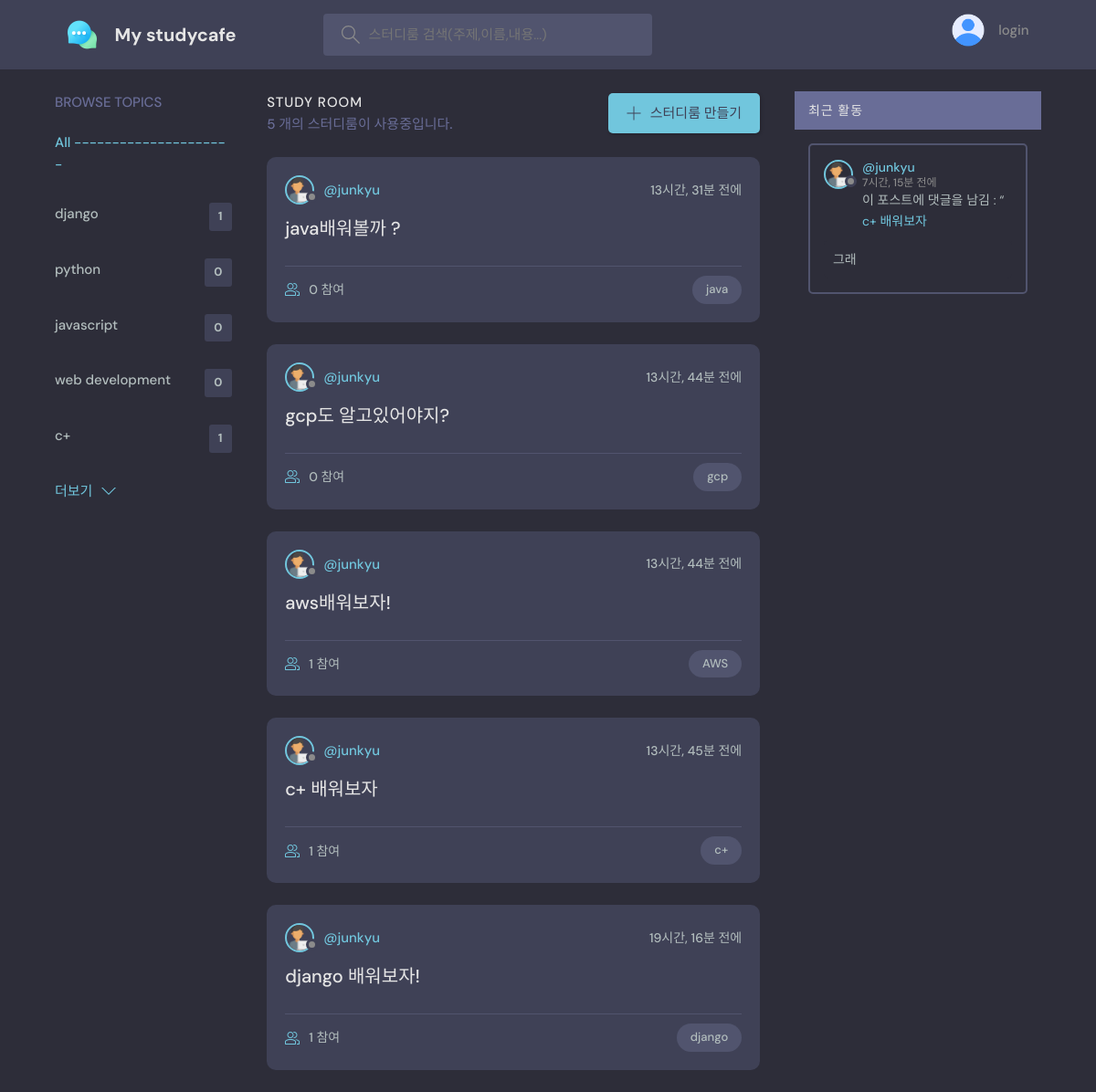
The app's page /, older data.
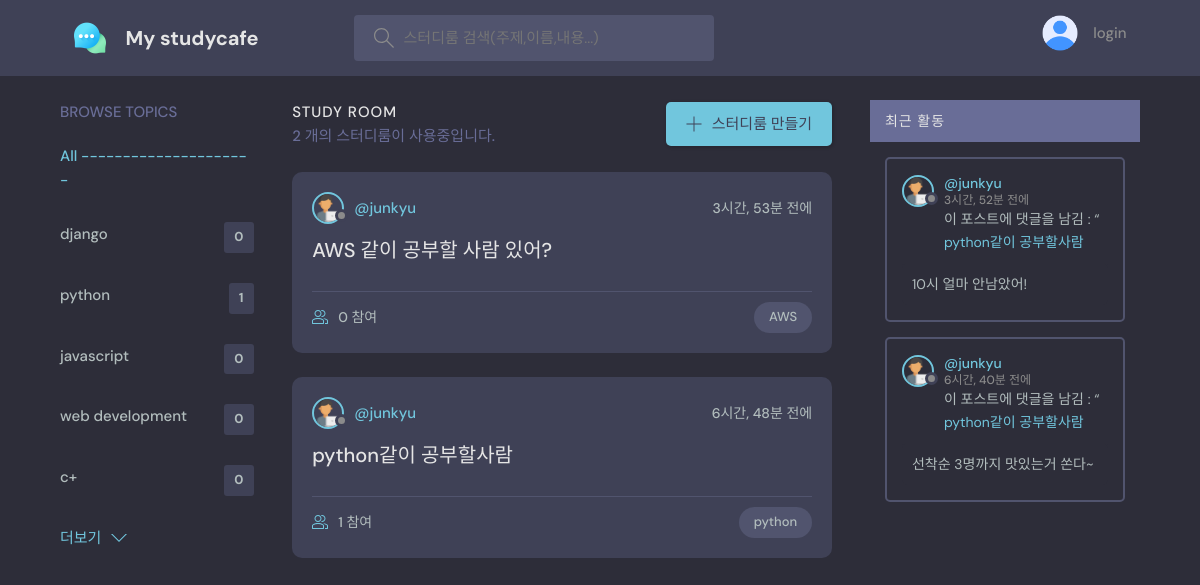
The same page, newer data.
### discord/models.py (models this page shows, shortened)
class Topic(models.Model):
    name = models.CharField(max_length=200)

class Room(models.Model):
    host = models.ForeignKey(User, on_delete=models.SET_NULL, null=True)
    topic = models.ForeignKey(Topic, on_delete=models.SET_NULL, null=True)
    name = models.CharField(max_length=200)
    description = models.TextField(null=True, blank=True)
    participants = models.ManyToManyField(User, related_name='participants', blank=True)
    updated = models.DateTimeField(auto_now=True)
    created = models.DateTimeField(auto_now_add=True)
    class Meta:
        ordering = ['-created','-updated']
    def __str__(self):
        return self.name

class Message(models.Model):
    user = models.ForeignKey(User, on_delete=models.CASCADE)
    room = models.ForeignKey(Room, on_delete=models.CASCADE)
    body = models.TextField()
    updated = models.DateTimeField(auto_now=True)
    created = models.DateTimeField(auto_now_add=True)
    class Meta:
        ordering = ['-created','-updated']

### discord/views.py (the view)
# urls.py: path('', views.home, name = "home"),
def home(request):
    q = request.GET.get('q') if request.GET.get('q') != None else ''
    rooms = Room.objects.filter(
        Q(topic__name__icontains=q) |
        Q(name__icontains=q) |
        Q(description__icontains=q)
    )
    topics = Topic.objects.all()[:5]
    room_count = rooms.count()
    room_messages = Message.objects.filter(Q(room__topic__name__icontains=q))[:5]
    context = {'rooms':rooms, 'topics':topics, 'room_count':room_count, 'room_messages':room_messages}
    return render(request, 'base/home.html', context)

### discord/templates/base/home.html (shortened to what this page needs)
{% extends 'main.html' %}
{% block content %}
  <main class="layout layout--3">
    <div class="container">
      {% include 'base/topics_component.html' %}
      <div class="roomList">
        <div class="roomList__header">
            <div>
              <h2>Study Room</h2>
              <p>{{room_count}} 개의 스터디룸이 사용중입니다.</p>
            </div>
            <a class="btn btn--main" href="{% url 'create-room' %}">
              <svg version="1.1" xmlns="http://www.w3.org/2000/svg" width="32" height="32" viewBox="0 0 32 32">
                <title>add</title>
                <path
                  d="M16.943 0.943h-1.885v14.115h-14.115v1.885h14.115v14.115h1.885v-14.115h14.115v-1.885h-14.115v-14.115z"
                ></path>
              </svg>
               스터디룸 만들기
            </a>
        </div>
       {% include 'base/feed_component.html' %}
      </div>
      {% include 'base/activity_component.html' %}
    </div>
  </main>
  {% endblock content %}

### discord/templates/base/topics_component.html
<div class="topics">
  <div class="topics__header">
      <h2>Browse Topics</h2>
  </div>
  <ul class="topics__list">
      <li>
          <a href="{% url 'home' %}" class="active"> All ---------------------</a>
      </li>
      {% for topic in topics %}
      <li>
          <a href="{% url 'home' %}?q={{topic.name}}">{{topic.name}}<span>{{topic.room_set.all.count}}</span></a>
      </li>
      {% endfor %}
  </ul>
  <a class="btn btn--link" href="{% url 'topics' %}">
      더보기
      <svg version="1.1" xmlns="http://www.w3.org/2000/svg" width="32" height="32" viewBox="0 0 32 32">
          <title>chevron-down</title>
          <path d="M16 21l-13-13h-3l16 16 16-16h-3l-13 13z"></path>
      </svg>
  </a>
</div>

### discord/templates/base/feed_component.html (shortened to what this page needs)
  {% load static %}
  {% for room in rooms %}
    <div class="roomListRoom">
      <div class="roomListRoom__header">
        <a href="{% url 'user-profile' room.host.id %}" class="roomListRoom__author">
          <div class="avatar avatar--small">
            <img src="{% static 'images/programmer.png' %}" />
          </div>
          <span>@{{room.host.username}}</span>
        </a>
        <div class="roomListRoom__actions">
          <span>{{room.created|timesince}} 전에 </span>
        </div>
      </div>
      <div class="roomListRoom__content">
        <a href="{% url 'room' room.id %}">{{room.name}}</a>
      </div>
      <div class="roomListRoom__meta">
        <a href="{% url 'room' room.id %}" class="roomListRoom__joined">
          {{room.participants.all.count}} 참여
        </a>
        <p class="roomListRoom__topic">{{room.topic.name}}</p>
      </div>
    </div>
  {% endfor %}

### discord/templates/base/activity_component.html (shortened to what this page needs)
{% load static %}
<div>
<div class="activities__header">
    <h2>최근 활동</h2>
</div>
  {% for message in room_messages %}
  <div class="activities__box">
    <div class="activities__boxHeader roomListRoom__header">
      <a href="{% url 'user-profile' message.user.id %}" class="roomListRoom__author">
        <div class="avatar avatar--small">
          <img src="{% static 'images/programmer.png' %}" />
        </div>
        <p>
          @{{message.user}}
          <span>{{message.created|timesince}} 전에</span>
        </p>
      </a>
    </div>
    <div class="activities__boxContent">
      <p>이 포스트에 댓글을 남김 : “<a href="{% url 'room' message.room.id %}">{{message.room}}</a></p>
      <div class="activities__boxRoomContent">{{message.body}}</div>
    </div>
  </div>
{% endfor %}

Row changes from the older to the newer data that the page shows:
removed Room: host.username "junkyu", created "13시간, 31분", name "java배워볼까 ?", participants.all.count "0", topic.name "java"
removed Room: host.username "junkyu", created "13시간, 44분", name "gcp도 알고있어야지?", participants.all.count "0", topic.name "gcp"
removed Room: host.username "junkyu", created "13시간, 44분", name "aws배워보자!", participants.all.count "1", topic.name "AWS"
removed Room: host.username "junkyu", created "13시간, 45분", name "c+ 배워보자", participants.all.count "1", topic.name "c+"
removed Room: host.username "junkyu", created "19시간, 16분", name "django 배워보자!", participants.all.count "1", topic.name "django"
removed Message: user "junkyu", created "7시간, 15분", room "c+ 배워보자", body "그래"
computed for Topic "django": room_set.all.count "1" → "0"
computed for Topic "python": room_set.all.count "0" → "1"
computed for Topic (number 5 of 5 on the later page): room_set.all.count "1" → "0"
added Room: host.username "junkyu", created "3시간, 53분", name "AWS 같이 공부할 사람 있어?", participants.all.count "0", topic.name "AWS"
added Room: host.username "junkyu", created "6시간, 48분", name "python같이 공부할사람", participants.all.count "1", topic.name "python"
added Message: user "junkyu", created "3시간, 52분", room "python같이 공부할사람", body "10시 얼마 안남았어!"
added Message: user "junkyu", created "6시간, 40분", room "python같이 공부할사람", body "선착순 3명까지 맛있는거 쏜다~"
Text that changed along with them:
{{ room_count }}: "5" → "2"
